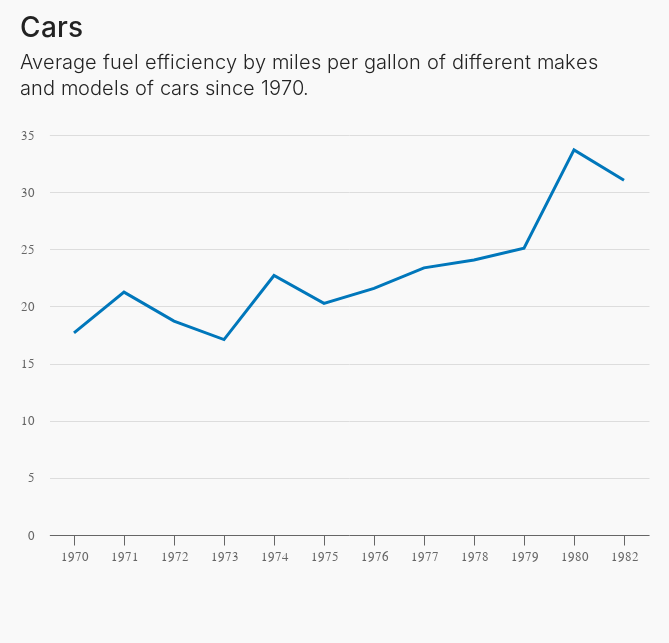

Notebook code cell kept with this figure:
### Markdown cell above
## Line chart

### Code cell
alt.Chart(data.cars()).mark_line().encode(
    x=alt.X('year(Year):O'), # wrap `Year` column with Altair's year() fn, then type as :O[rdinal] for proper display
    y=alt.Y('mean(Miles_per_Gallon)'),
).properties(
    title={
        'text': 'Cars',
        'subtitle' : ['Average fuel efficiency by miles per gallon of different makes', 'and models of cars since 1970.', ' ']
    }
)

### Figure 1 — Vega-Lite specification as saved in the notebook (floating-point values rounded to 4 significant figures; data arrays with more than 128 entries replaced by an {"elided": "..."} marker saying what was removed)
{"config": {"view": {"width": 600, "height": 400, "strokeOpacity": 0}, "background": "#f9f9f9", "padding": {"left": 20, "top": 15, "right": 20, "bottom": 80}, "arc": {"fill": "#0077bb"}, "area": {"fill": "#0077bb"}, "line": {"stroke": "#0077bb", "strokeWidth": 3}, "path": {"stroke": "#0077bb"}, "rect": {"fill": "#0077bb"}, "shape": {"stroke": "#0077bb"}, "bar": {"fill": "#0077bb"}, "point": {"stroke": "#0077bb"}, "symbol": {"fill": "#0077bb", "size": 30}, "title": {"font": "Tenon", "fontSize": 28, "color": "#222222", "fontWeight": 500, "align": "left", "anchor": "start", "subtitleFont": "Tenon", "subtitleColor": "#222222", "subtitleFontSize": 20, "subtitleFontWeight": 300, "subtitlePadding": 10, "subtitleLineHeight": 26}, "axis": {"title": null, "titleColor": "#666666", "labelFont": "Tenon", "labelFontSize": 13, "titleFontWeight": 300, "labelColor": "#666666", "labelFlush": false, "labelPadding": 5, "tickSize": 10, "gridColor": "#dddddd"}, "axisX": {"domainColor": "#666666", "tickColor": "#666666"}, "axisY": {"domainColor": "#f9f9f9", "tickColor": "#f9f9f9"}, "legend": {"title": null, "orient": "top", "direction": "horizontal", "offset": 40, "columnPadding": 20, "titleFont": "Tenon", "titleFontSize": 14, "titleFontWeight": 400, "labelAlign": "left", "labelFont": "Tenon", "labelFontSize": 13, "labelFontWeight": 300, "labelColor": "#222222", "labelBaseline": "middle", "rowPadding": 10, "symbolType": "square"}}, "data": {"name": "data-f02450ab61490a1363517a0190416235"}, "mark": "line", "encoding": {"x": {"field": "Year", "timeUnit": "year", "type": "ordinal"}, "y": {"aggregate": "mean", "field": "Miles_per_Gallon", "type": "quantitative"}}, "title": {"text": "Cars", "subtitle": ["Average fuel efficiency by miles per gallon of different makes", "and models of cars since 1970.", " "]}, "$schema": "https://vega.github.io/schema/vega-lite/v4.17.0.json", "datasets": {"data-f02450ab61490a1363517a0190416235": {"elided": "406 records"}}}
